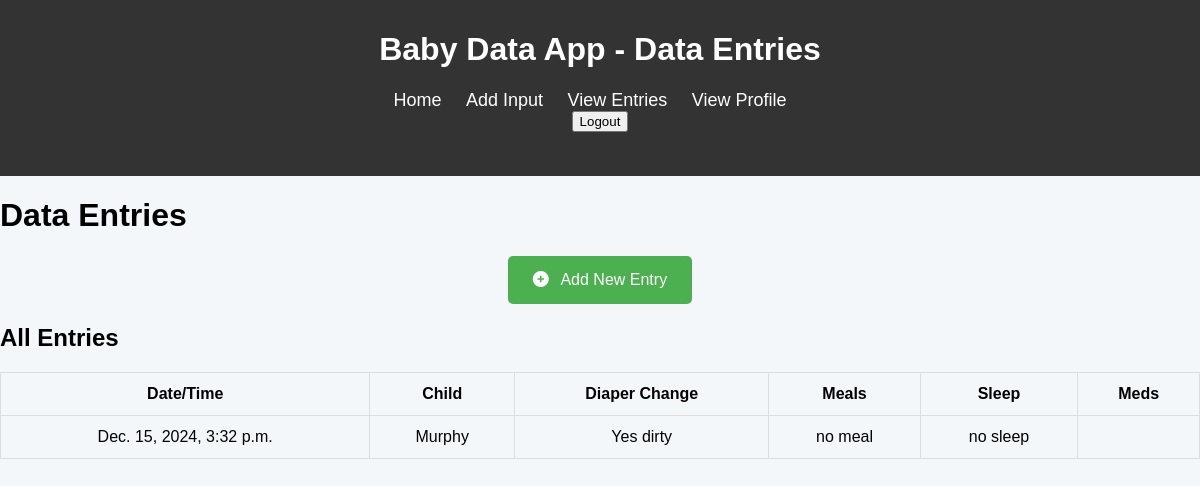
Before: /view/ with the older database file.
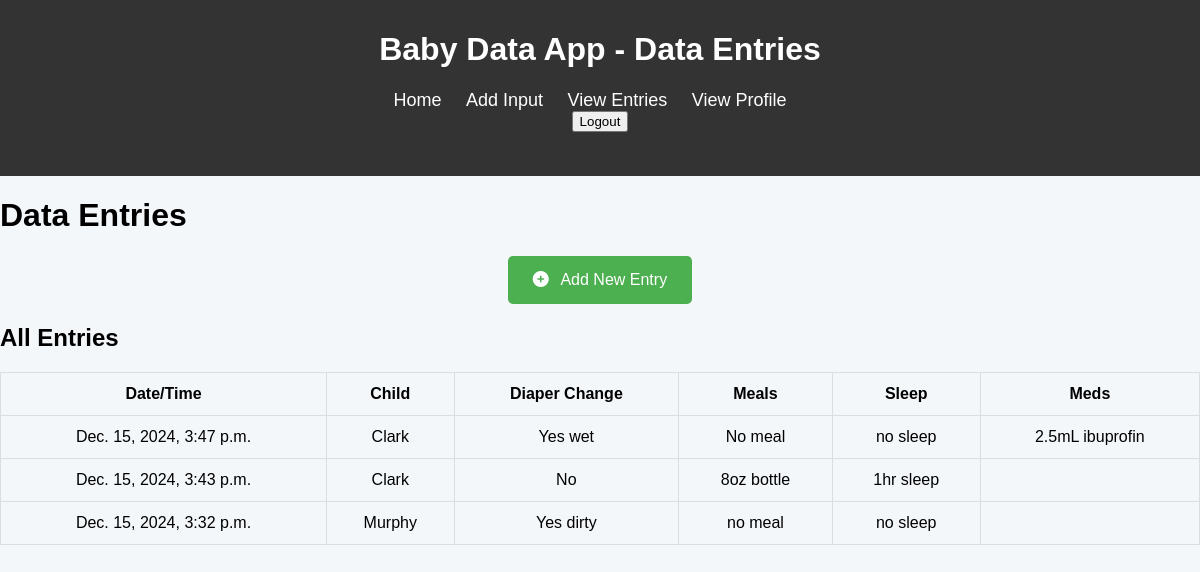
After: the same page with the newer database file.
### babyapp/models.py (models this page shows, shortened)
class Baby(models.Model):
        name = models.CharField(max_length=100)
        age = models.IntegerField(max_length=3, default=0)
        allergy = models.CharField(max_length=100)
        created_at_time = models.DateTimeField(auto_now_add=True)
        created_at_date = models.DateField(auto_now_add=True)

class BabyEvent(Baby):
    diaper_change = models.CharField(max_length=100)
    meal = models.CharField(max_length=100)
    sleep = models.CharField(max_length=100)
    meds = models.CharField(max_length=100, default='')

class Baby(models.Model):
        name = models.CharField(max_length=100)
        age = models.IntegerField(max_length=3, default=0)
        allergy = models.CharField(max_length=100)
        created_at_time = models.DateTimeField(auto_now_add=True)
        created_at_date = models.DateField(auto_now_add=True)

### babyapp/views.py (the view)
# urls.py: path('view/', views.view_data, name='view_data'),
def view_data(request):
    data_entries = BabyEvent.objects.all().order_by('-created_at_time') # Order by the most recent first
    return render(request, 'view_data.html', {'data_entries': data_entries})

### babyapp/templates/view_data.html (shortened to what this page needs)
{% load static %}
<!DOCTYPE html>
<html lang="en">
<head>
    <link rel="stylesheet" href="https://cdnjs.cloudflare.com/ajax/libs/font-awesome/6.0.0-beta3/css/all.min.css">
    <link rel="stylesheet" href="{% static 'style.css' %}">
</head>
<body>
    <header>
        <div class="navbar">
            <h1>Baby Data App - Data Entries</h1>
            <nav>
                <ul>
                    <li><a href="{% url 'home' %}">Home</a></li>
                    <li><a href="{% url 'input_data' %}">Add Input</a></li>
                    <li><a href="{% url 'view_data' %}">View Entries</a></li>
                    <li><a href="{% url 'profile' %}">View Profile</a></li>
                    <li><form action="{% url 'logout' %}" method="post">
                    <button type="submit">Logout</button>
                    </form></li>
                </ul>
            </nav>
        </div>
    </header>
    <h1>Data Entries</h1>
            <div class="quick-actions">
                <button class="btn-action" onclick="window.location.href='{% url 'input_data' %}'">
                    <i class="fas fa-plus-circle"></i> Add New Entry
                </button>
            </div>
            <section class="recent-entries">
                <h2>All Entries</h2>
                <table>
                    <thead>
                        <tr>
                            <th>Date/Time</th>
                            <th>Child</th>
                            <th>Diaper Change</th>
                            <th>Meals</th>
                            <th>Sleep</th>
                            <th>Meds</th>
                        </tr>
                    </thead>
                    <tbody>
                        {% for entry in data_entries %}
                            <tr>
                                <td>{{ entry.created_at_time }}</td>
                                <td>{{ entry.name }}</td>
                                <td>{{ entry.diaper_change }}</td>
                                <td>{{ entry.meal }}</td>
                                <td>{{ entry.sleep }}</td>
                                <td>{{ entry.meds }}</td>
                            </tr>
                        {% endfor %}
                    </tbody>
                </table>
            </section>
</body>
</html>

Changed rows visible on the page:
added BabyEvent: created_at_time "Dec. 15, 2024, 3:47 p.m.", name "Clark", diaper_change "Yes wet", meal "No meal", sleep "no sleep", meds "2.5mL ibuprofin"
added BabyEvent: created_at_time "Dec. 15, 2024, 3:43 p.m.", name "Clark", diaper_change "No", meal "8oz bottle", sleep "1hr sleep"
